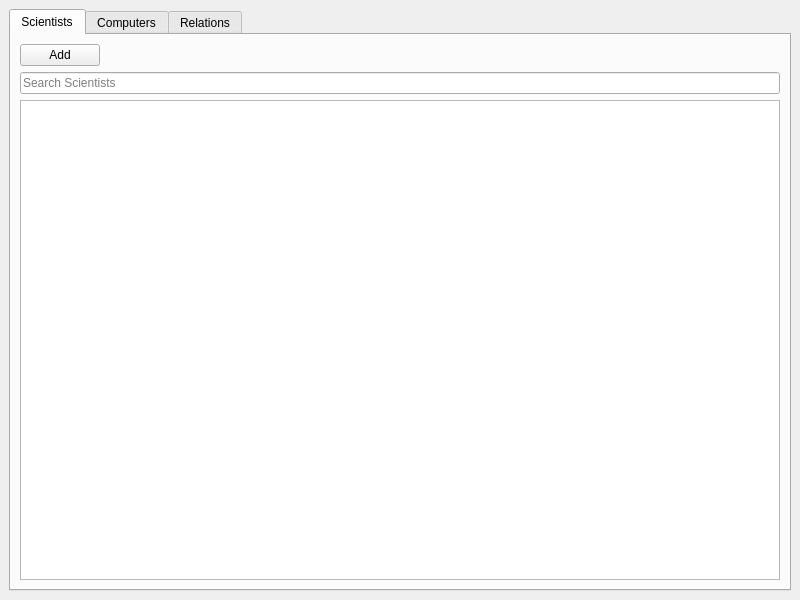
<?xml version="1.0" encoding="UTF-8"?>
<ui version="4.0">
 <class>MainWindow</class>
 <widget class="QMainWindow" name="MainWindow">
  <property name="geometry">
   <rect>
    <x>0</x>
    <y>0</y>
    <width>800</width>
    <height>600</height>
   </rect>
  </property>
  <property name="windowTitle">
   <string>History of computer science</string>
  </property>
  <widget class="QWidget" name="centralwidget">
   <layout class="QVBoxLayout" name="verticalLayout_4">
    <item>
     <widget class="QTabWidget" name="Tabs">
      <property name="currentIndex">
       <number>0</number>
      </property>
      <widget class="QWidget" name="TabScientist">
       <attribute name="title">
        <string>Scientists</string>
       </attribute>
       <layout class="QVBoxLayout" name="verticalLayout">
        <item>
         <layout class="QHBoxLayout" name="horizontalLayout">
          <item>
           <widget class="QPushButton" name="btnAddScientist">
            <property name="text">
             <string>Add</string>
            </property>
           </widget>
          </item>
          <item>
           <spacer name="horizontalSpacer">
            <property name="orientation">
             <enum>Qt::Horizontal</enum>
            </property>
            <property name="sizeHint" stdset="0">
             <size>
              <width>40</width>
              <height>20</height>
             </size>
            </property>
           </spacer>
          </item>
         </layout>
        </item>
        <item>
         <widget class="QLineEdit" name="SearchScientist">
          <property name="autoFillBackground">
           <bool>false</bool>
          </property>
          <property name="inputMask">
           <string/>
          </property>
          <property name="text">
           <string/>
          </property>
          <property name="placeholderText">
           <string>Search Scientists</string>
          </property>
         </widget>
        </item>
        <item>
         <layout class="QFormLayout" name="formLayout"/>
        </item>
        <item>
         <widget class="QTableWidget" name="tableWidgetScientists">
          <property name="sizeAdjustPolicy">
           <enum>QAbstractScrollArea::AdjustToContents</enum>
          </property>
          <property name="editTriggers">
           <set>QAbstractItemView::NoEditTriggers</set>
          </property>
          <property name="selectionMode">
           <enum>QAbstractItemView::SingleSelection</enum>
          </property>
          <property name="selectionBehavior">
           <enum>QAbstractItemView::SelectRows</enum>
          </property>
          <property name="sortingEnabled">
           <bool>true</bool>
          </property>
         </widget>
        </item>
       </layout>
      </widget>
      <widget class="QWidget" name="TabComputer">
       <attribute name="title">
        <string>Computers</string>
       </attribute>
       <layout class="QVBoxLayout" name="verticalLayout_3">
        <item>
         <layout class="QHBoxLayout" name="horizontalLayout_2">
          <item>
           <widget class="QPushButton" name="btnAddComputer">
            <property name="text">
             <string>Add</string>
            </property>
           </widget>
          </item>
          <item>
           <spacer name="horizontalSpacer_2">
            <property name="orientation">
             <enum>Qt::Horizontal</enum>
            </property>
            <property name="sizeHint" stdset="0">
             <size>
              <width>40</width>
              <height>20</height>
             </size>
            </property>
           </spacer>
          </item>
         </layout>
        </item>
        <item>
         <widget class="QLineEdit" name="SearchComputers">
          <property name="placeholderText">
           <string>Search Computers</string>
          </property>
         </widget>
        </item>
        <item>
         <widget class="QTableWidget" name="tableWidgetComputers">
          <property name="editTriggers">
           <set>QAbstractItemView::NoEditTriggers</set>
          </property>
          <property name="selectionMode">
           <enum>QAbstractItemView::SingleSelection</enum>
          </property>
          <property name="selectionBehavior">
           <enum>QAbstractItemView::SelectRows</enum>
          </property>
          <property name="sortingEnabled">
           <bool>true</bool>
          </property>
         </widget>
        </item>
       </layout>
      </widget>
      <widget class="QWidget" name="TabRelations">
       <attribute name="title">
        <string>Relations</string>
       </attribute>
       <layout class="QVBoxLayout" name="verticalLayout_2">
        <item>
         <layout class="QHBoxLayout" name="horizontalLayout_3">
          <item>
           <widget class="QPushButton" name="BtnAddRelation">
            <property name="text">
             <string>Add</string>
            </property>
           </widget>
          </item>
          <item>
           <widget class="QPushButton" name="pushButton">
            <property name="text">
             <string>Remove</string>
            </property>
           </widget>
          </item>
          <item>
           <spacer name="horizontalSpacer_5">
            <property name="orientation">
             <enum>Qt::Horizontal</enum>
            </property>
            <property name="sizeHint" stdset="0">
             <size>
              <width>40</width>
              <height>20</height>
             </size>
            </property>
           </spacer>
          </item>
         </layout>
        </item>
        <item>
         <widget class="QTableWidget" name="tableWidgetRelations">
          <property name="autoFillBackground">
           <bool>true</bool>
          </property>
          <property name="sizeAdjustPolicy">
           <enum>QAbstractScrollArea::AdjustIgnored</enum>
          </property>
          <property name="editTriggers">
           <set>QAbstractItemView::NoEditTriggers</set>
          </property>
          <property name="selectionMode">
           <enum>QAbstractItemView::SingleSelection</enum>
          </property>
          <property name="selectionBehavior">
           <enum>QAbstractItemView::SelectRows</enum>
          </property>
         </widget>
        </item>
       </layout>
      </widget>
     </widget>
    </item>
   </layout>
  </widget>
 </widget>
 <tabstops>
  <tabstop>Tabs</tabstop>
  <tabstop>btnAddScientist</tabstop>
  <tabstop>SearchScientist</tabstop>
  <tabstop>tableWidgetScientists</tabstop>
  <tabstop>btnAddComputer</tabstop>
  <tabstop>SearchComputers</tabstop>
  <tabstop>tableWidgetComputers</tabstop>
  <tabstop>BtnAddRelation</tabstop>
  <tabstop>pushButton</tabstop>
  <tabstop>tableWidgetRelations</tabstop>
 </tabstops>
 <resources/>
 <connections/>
</ui>
